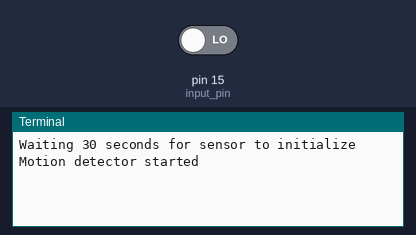
This program was run on a simulated Raspberry Pi (header pin numbers). Parts: the last lines printed to the terminal. Inputs (shaded band) come from the test bench; at power-on: pin 15 (input_pin) LOW.

Above: at 1.2 s.
1.3 s: pin 15 (input_pin) driven HIGH
At 2.3 s:
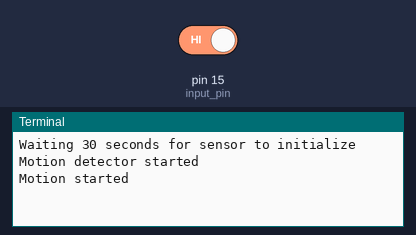
2.8 s: pin 15 (input_pin) driven LOW
At 3.5 s:
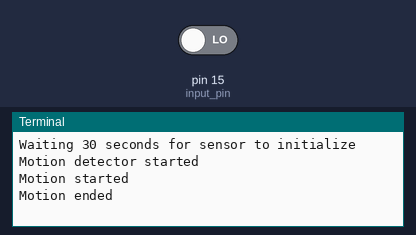

Measured:
- after the input at 1.3 s, the terminal: prints a new line at once (image 1)
- after the input at 2.8 s, the terminal: prints a new line at once (image 2)

The program:

motion.py
```python
#!/usr/bin/env python
#
# PIR                 RPi
# VCC              to 5 V
# GND              to GND
# OUT              to GPIO18 (12)
#
# 1. LED anode to GPIO18 (12).
# 2. LED cathode to 300 Ohm resistor.
# 3. 300 Ohm resistor to GND.
#
# Use 2 potentiometer knobs on the sensor for sensitivity and triggering
# adjustments.
#
# Sensitivity (Sx):
# [MAX] Turn all the way CCW for detecting motion from over ~10 steps away
# [MIN] Turn all the way CW for detecting motion from at most ~4 steps away
#
# Triggering (Tx):
# [MAX] Turn all the way CCW and the trigger latches for ~20secs when
# motion is detected.  It then takes ~3secs to arm itself for triggering.
# [MIN] Turn all the way CW and the trigger latches for ~1sec when
# motion is detected.  It then takes ~3secs to arm itself for triggering.
#
# Recommend setting Sx and Tx to [MIN] for testing.
#
import time
import RPi.GPIO as GPIO

input_pin = 15

GPIO.setmode(GPIO.BOARD)
GPIO.setup(input_pin, GPIO.IN)
# On first power-on, PIR sensor will output 0-3 motion sensing pulses, which
# may take up to 30 seconds.
print("Waiting 30 seconds for sensor to initialize")
#time.sleep(30)

pir_state = GPIO.input(input_pin)
pir_state_last = pir_state

print("Motion detector started")
while True:
  pir_state = GPIO.input(input_pin)

  if pir_state == GPIO.HIGH and pir_state_last == GPIO.LOW:
    print("Motion started")
  elif pir_state == GPIO.LOW and pir_state_last == GPIO.HIGH:
    print("Motion ended")

  pir_state_last = pir_state

  time.sleep(0.1)

GPIO.cleanup()
```
